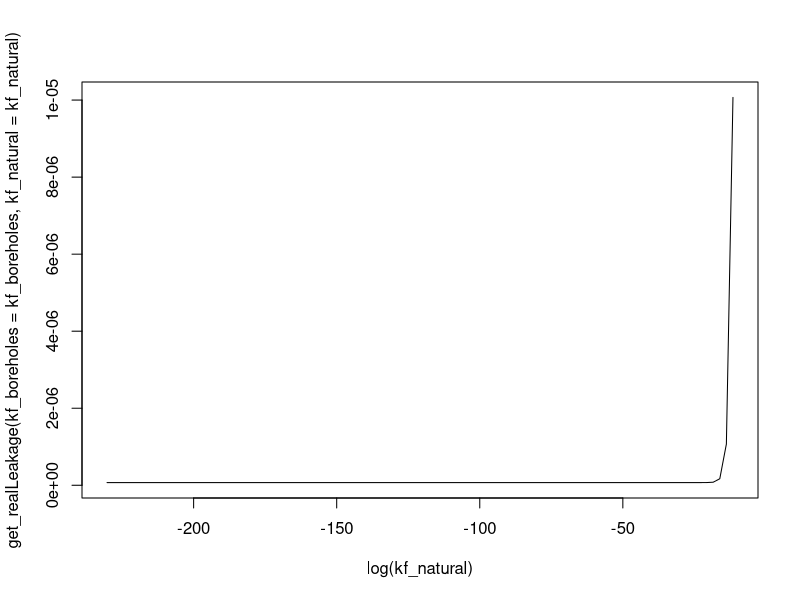

Write R code to recreate this figure.
boreholes_number <- 300
area_boreholes <- 150 #meter^2
area_model <- 5400*4000  #meter^2 

kf_boreholes <- 1 #meter/day
kf_natural <- 1E-6 #meter/day


get_realLeakage <- function (area_boreholes = 150, #meter^2
          area_model = 5400*4000,  #meter^2 
          kf_boreholes = 1, #meter/day
          kf_natural = 1E-6 #meter/day
         ) {
(area_boreholes * kf_boreholes + (area_model - area_boreholes) * kf_natural)/area_model 
}


kf_boreholes <- 0.01
kf_natural <- c(1E-5, 1E-6, 1E-7, 1E-8, 1E-9, 1E-10, 1E-15, 1E-100)


get_realLeakage(kf_boreholes = kf_boreholes, kf_natural = kf_natural)

plot(log(kf_natural), get_realLeakage(kf_boreholes = kf_boreholes, kf_natural = kf_natural), type = "l")
